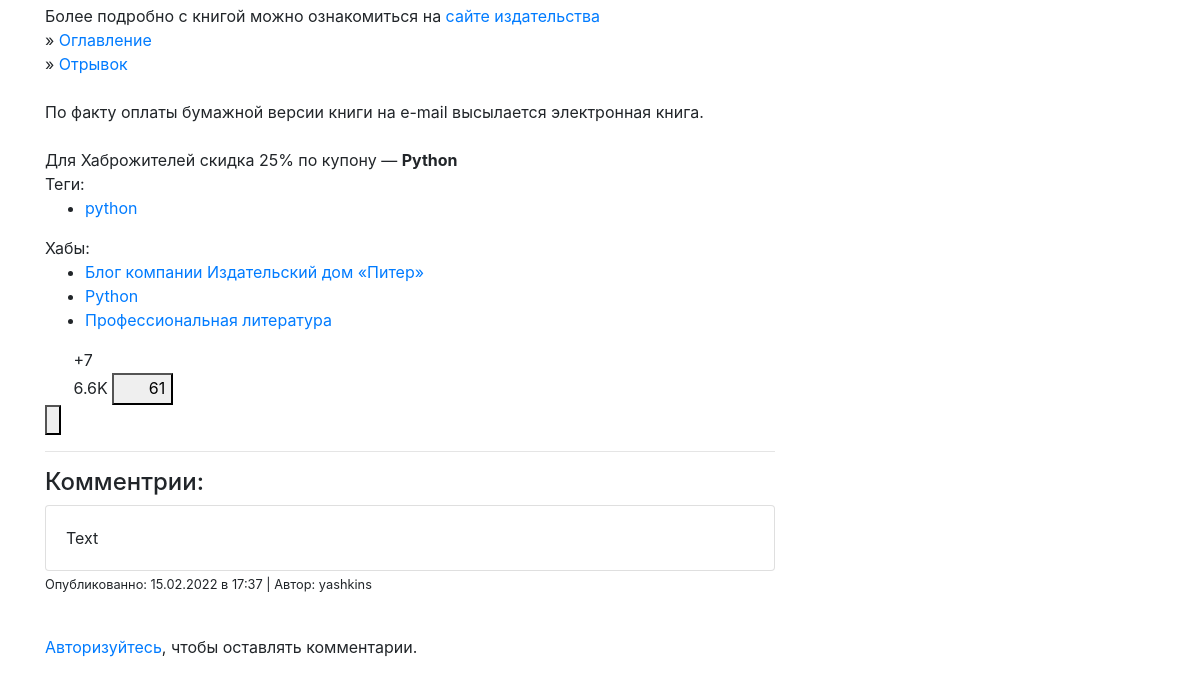
Page /news/2 (lower part) on the earlier database version.
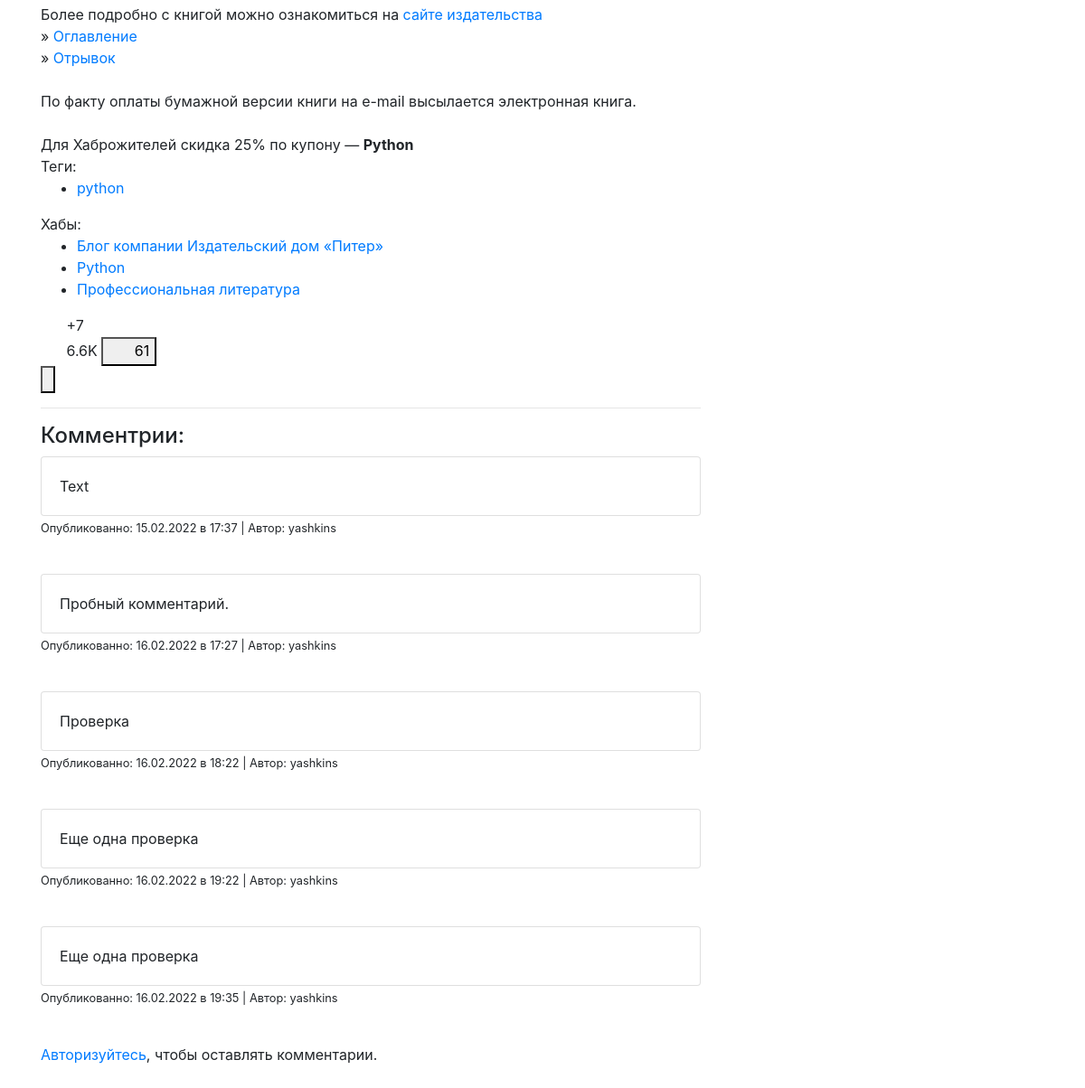
Same page on the later database version.
### webapp/news/models.py (models this page shows, shortened)
class News(db.Model):
    id = db.Column(db.Integer, primary_key=True)
    title = db.Column(db.String, nullable=False)
    url = db.Column(db.String, unique=True, nullable=False)
    published = db.Column(db.DateTime, nullable=False)
    text = db.Column(db.Text, nullable=True)

class Comments(db.Model):
    id = db.Column(db.Integer, primary_key=True)
    text = db.Column(db.Text, nullable=False)
    created = db.Column(db.DateTime, nullable=False, default=datetime.now())
    news_id = db.Column(
        db.Integer,
        db.ForeignKey('news.id', ondelete='CASCADE'),
        index=True
    )
    user_id = db.Column(
        db.Integer,
        db.ForeignKey('users.id', ondelete='CASCADE'),
        index=True
    )
    news = relationship('News', backref='comments')
    user = relationship('Users', backref='comments')

### webapp/user/models.py (models this page shows, shortened)
class Users(db.Model,UserMixin):
    id = db.Column(db.Integer, primary_key=True)
    username = db.Column(db.String(50), index=True, unique=True)
    password = db.Column(db.String(128))
    role = db.Column(db.String(10), index=True)
    email = db.Column(db.String(50))

### webapp/news/views.py (the view)
@blueprint.route('/news/<int:news_id>')
def single_news(news_id):
    my_news = News.query.filter(News.id == news_id).first()
    if not my_news:
        abort(404)
    form = CommentForm(news_id=my_news.id)
    return render_template('news/single_news.html', page_title=my_news.title, news=my_news, comment_form=form)

### webapp/templates/news/single_news.html (shortened to what this page needs)
{% extends "base.html" %}
{% block content %}
    <div class='row'>
        <div class="col-8 news-content news-content_img">
            {{ news.text|safe }}
            {% if news.comments %}
                <hr/>
                <h4>Комментрии:</h4>
                {% for comment in news.comments %}
                <div class="card">
                    <div class="card-body">
                        <p class="card-text">{{ comment.text }}</p>
                    </div>
                </div>
                <p class="card-text">
                    <small>Опубликованно: {{ comment.created.strftime('%d.%m.%Y в %H:%M') }} |
                        Автор: {{ comment.user.username }}
                    </small>
                </p>
                <br/>
                {% endfor %}
            {% endif %}
            {% if current_user.is_authenticated %}
                <form action="{{ url_for('news.add_comment') }}" method="POST">
                    {{ comment_form.hidden_tag() }}
                    <div class="form-group">
                        {{ comment_form.comment_text.label }}
                        {{ comment_form.comment_text() }}
                    </div>
                    {{ comment_form.submit() }}
                </form>
                <br/>
            {% else %}
                <p>
                    <a href="{{ url_for('user.login', next=request.full_path) }}">Авторизуйтесь</a>, чтобы оставлять комментарии.
                </p>
                <br/>
            {% endif %}
        </div>
        <div class="col-4">
        </div>
    </div>
{% endblock %}

### webapp/templates/base.html (shortened to what this page needs)
<!doctype html>
<html lang="ru">
  <head>
    <link rel="stylesheet" href="https://stackpath.bootstrapcdn.com/bootstrap/4.1.3/css/bootstrap.min.css">
    <link rel="stylesheet" href="{{ url_for('static', filename='style.css') }}">
    <link rel="stylesheet"
      href="//cdnjs.cloudflare.com/ajax/libs/highlight.js/9.13.1/styles/agate.min.css">
  </head>
  <body>
    <div class=container>
    <br/>
    {% block content %}{% endblock %}
    </div>
  </body>
</html>

### webapp/static/style.css (style rules this page uses)
.news-content { max-width: 100%; }

Differences in the rows shown:
added Comments: text "Пробный комментарий.", created "16.02.2022 в 17:27", user.username "yashkins"
added Comments: text "Проверка", created "16.02.2022 в 18:22", user.username "yashkins"
added Comments: text "Еще одна проверка", created "16.02.2022 в 19:22", user.username "yashkins"
added Comments: text "Еще одна проверка", created "16.02.2022 в 19:35", user.username "yashkins"
